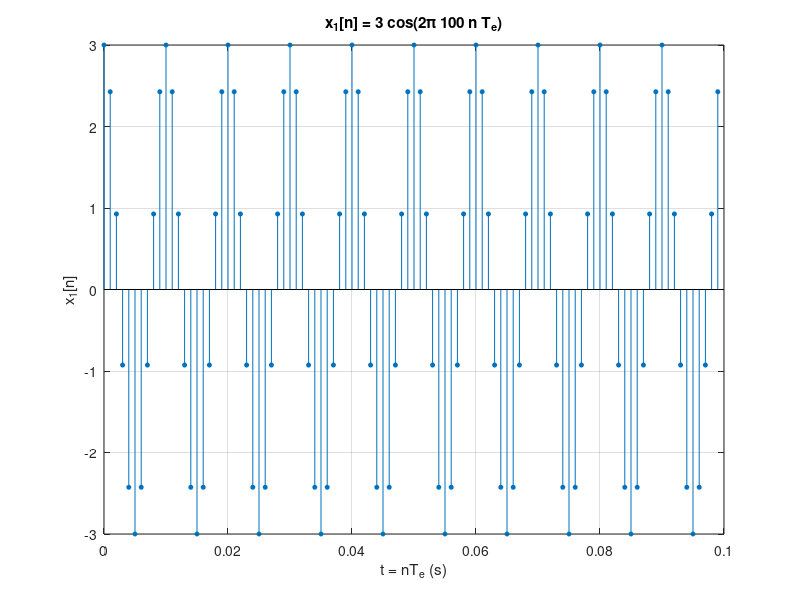
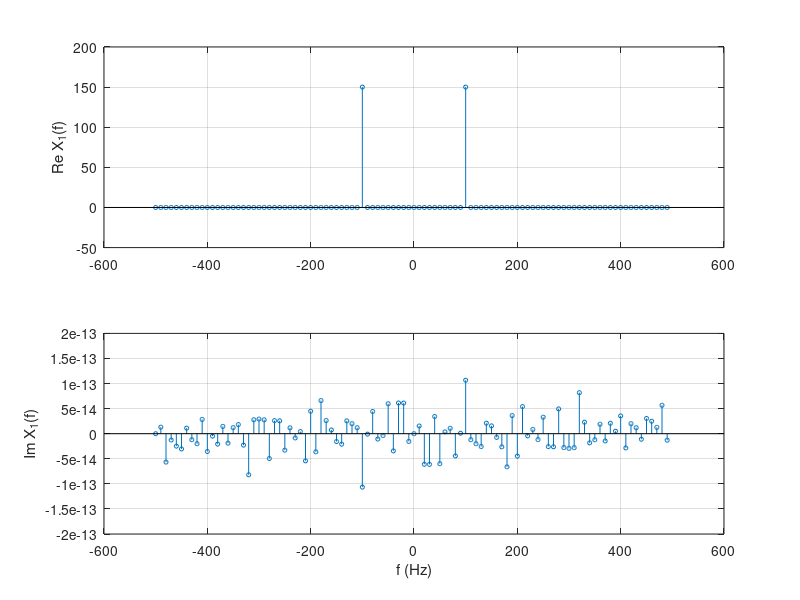
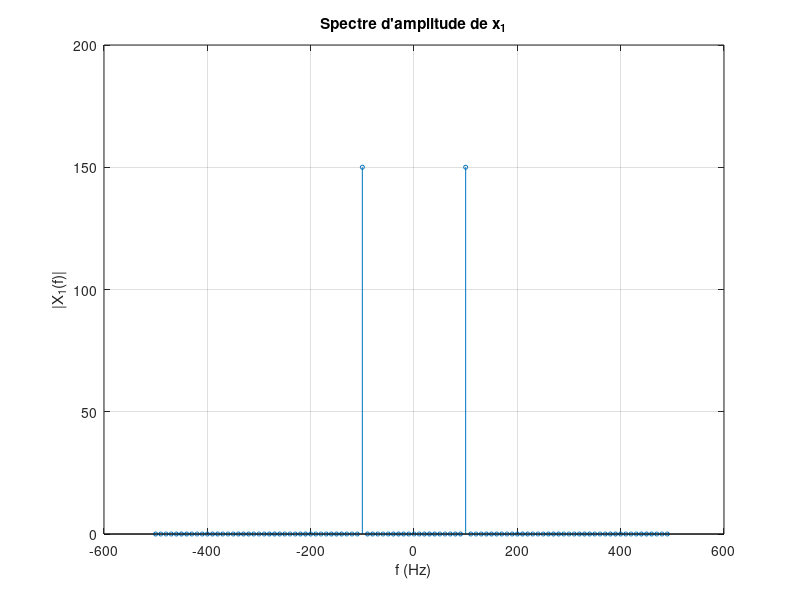
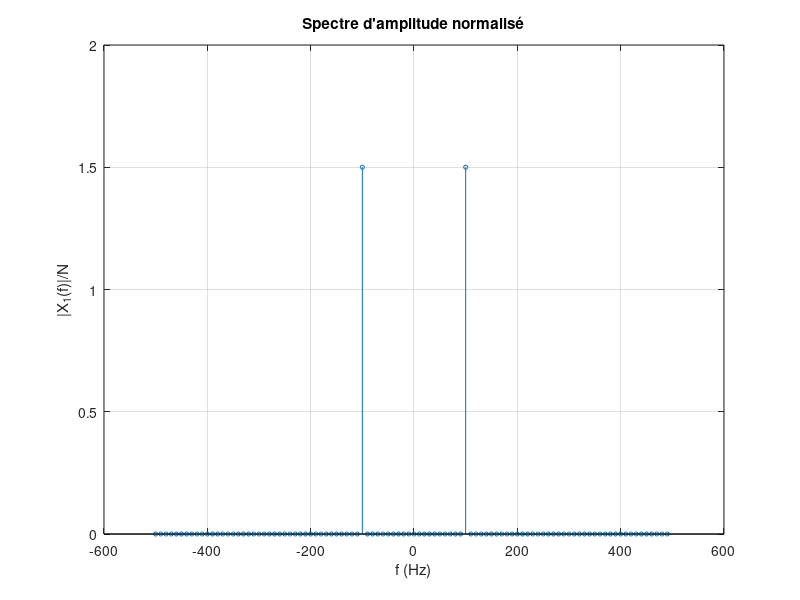

The MATLAB source for these figures, in order: (Note: this script raises an error after producing the figures.)
%% TP3 : Transformée de Fourier Discrète
% Traitement du signal - IIA 3, INSAT
% Youssef El Mhamdi, IIA 3/1 - projet Nyquist
%
% ATTENTION : énoncé NON VÉRIFIÉ sur le fascicule original (transcription).
% Numérotation : questions 1 à 12 de la partie 2.2 (cellules Q1 ... Q12).
% Les lignes "@param" sont réglables (curseurs du site).
clear; close all; clc;

%% Q1 Générer x1[n] = 3cos(2*pi*100*n*Te) sur tmax = 0.1 s
% Deux lectures possibles de « sur une durée tmax » (errata E-TS5) :
%  - n = 0 ... N-1 avec N = tmax*Fe = 100 points : 100 Hz tombe sur une raie ;
%  - t = 0:Te:tmax, soit N + 1 = 101 points : 100 Hz tombe entre deux raies.
Fe = 1000; Te = 1/Fe;
tmax = 0.1;                     % @param tmax [s] temps d'acquisition
inclure_tmax = 0;               % @param inclure_tmax 1 : t = 0:Te:tmax (N+1 points)
N = round(tmax*Fe) + inclure_tmax
n = 0:N-1;
x1 = 3*cos(2*pi*100*n*Te);
figure('Name', 'Q1 - x1[n]');
stem(n*Te, x1, 'filled', 'MarkerSize', 3); grid on;
xlabel('t = nT_e (s)'); ylabel('x_1[n]'); title('x_1[n] = 3 cos(2\pi 100 n T_e)');

%% Q2 Parties réelle et imaginaire de X1(f) (fft, fftshift, stem)
% Après fftshift, la case k correspond à f = (k - floor(N/2)) Fe/N : l'axe va
% de -Fe/2 à Fe/2 avec un pas delta_f = Fe/N (valable pour N pair ou impair).
% Avec N = 100, x1 contient un nombre entier de périodes (10) : il est pair
% au sens circulaire, x1[N-n] = x1[n], donc X1 est réel. La partie imaginaire
% tracée vaut environ 1e-13 : c'est un zéro numérique (arrondis de la fft).
% Avec N = 101 (inclure_tmax = 1), ce n'est plus vrai.
X1 = fftshift(fft(x1));
f = ((0:N-1) - floor(N/2))*Fe/N;
delta_f = Fe/N
figure('Name', 'Q2 - X1(f)');
subplot(2, 1, 1); stem(f, real(X1), 'MarkerSize', 3); grid on; ylabel('Re X_1(f)');
subplot(2, 1, 2); stem(f, imag(X1), 'MarkerSize', 3); grid on; ylabel('Im X_1(f)'); xlabel('f (Hz)');

%% Q3 Spectre d'amplitude
figure('Name', 'Q3 - |X1(f)|');
stem(f, abs(X1), 'MarkerSize', 3); grid on;
xlabel('f (Hz)'); ylabel('|X_1(f)|'); title('Spectre d''amplitude de x_1');

%% Q4 Amplitude des raies : bonnes amplitudes et bonnes fréquences
% 3cos(2*pi*100t) = 1.5 e^{+j2pi100t} + 1.5 e^{-j2pi100t} : deux raies de 1.5.
% La fft additionne N échantillons sans diviser : la raie vaut N x 1.5 = 150.
% -> bonnes amplitudes : diviser par N (spectre bilatéral, 1.5 à +/-100 Hz),
%    puis multiplier par 2 pour l'amplitude du cosinus (3).
% -> bonnes fréquences : axe f = (k - floor(N/2)) Fe/N, et non l'indice k.
[amplitude_raie, i_raie] = max(abs(X1));
amplitude_raie                  % N*A/2 (= 150 si N = 100)
f_raie = abs(f(i_raie))         % 100 Hz
amplitude_bilaterale = amplitude_raie/N
amplitude_cosinus = 2*amplitude_raie/N   % 3 si 100 Hz tombe sur une raie
figure('Name', 'Q4 - |X1(f)|/N');
stem(f, abs(X1)/N, 'MarkerSize', 3); grid on;
xlabel('f (Hz)'); ylabel('|X_1(f)|/N'); title('Spectre d''amplitude normalisé');

%% Q5 x2[n] = 5 + x1[n] : questions 1 à 4 pour x2
x2 = 5 + x1;
X2 = fftshift(fft(x2));
figure('Name', 'Q5 - x2[n] et X2(f)');
subplot(2, 2, 1); stem(n*Te, x2, 'filled', 'MarkerSize', 3); grid on; title('x_2[n]');
subplot(2, 2, 2); stem(f, real(X2), 'MarkerSize', 3); grid on; title('Re X_2(f)');
subplot(2, 2, 3); stem(f, imag(X2), 'MarkerSize', 3); grid on; title('Im X_2(f)');
subplot(2, 2, 4); stem(f, abs(X2)/N, 'MarkerSize', 3); grid on; title('|X_2(f)|/N'); xlabel('f (Hz)');

%% Q6 Effet de la composante continue
% La constante 5 ajoute une raie à f = 0 : X2(0) = N x 5, soit 5 après
% division par N. Les raies à +/-100 Hz ne changent pas (linéarité).
i0 = floor(N/2) + 1;            % case de f = 0
raie_continue = abs(X2(i0))/N   % 5
raie_100_x2 = abs(X2(i_raie))/N % inchangée

%% Q7 x3[n] = 5 + cos(2*pi*100*n*Te - pi/3)
x3 = 5 + cos(2*pi*100*n*Te - pi/3);
X3 = fftshift(fft(x3));
figure('Name', 'Q7 - X3(f)');
subplot(3, 1, 1); stem(f, real(X3)/N, 'MarkerSize', 3); grid on; ylabel('Re X_3/N');
subplot(3, 1, 2); stem(f, imag(X3)/N, 'MarkerSize', 3); grid on; ylabel('Im X_3/N');
subplot(3, 1, 3); stem(f, abs(X3)/N, 'MarkerSize', 3); grid on; ylabel('|X_3|/N'); xlabel('f (Hz)');

%% Q8 Effet du retard
% cos(2*pi*100*n*Te - pi/3) = cos(2*pi*100*(nTe - tau)) avec tau = 1/600 s :
% déphasage de -pi/3 à 100 Hz. La raie à +100 Hz est multipliée par
% e^{-j pi/3} (celle à -100 Hz par e^{+j pi/3}) : les parties réelle et
% imaginaire changent, le module reste le même.
% x3 a une amplitude 1 alors que x2 a une amplitude 3 (errata E-TS10) : pour
% isoler l'effet du retard, on compare aussi avec 5 + cos(2*pi*100*n*Te).
tau_retard = (pi/3)/(2*pi*100)  % 1/600 s
X_ref = fftshift(fft(5 + cos(2*pi*100*n*Te)));
i100 = find(abs(f - 100) < 1e-9);
if isempty(i100)                % 100 Hz hors grille (N = 101) : raie la plus proche
    [~, i100] = min(abs(f - 100));
end
raie_x3 = X3(i100)/N            % 0.5 e^{-j pi/3} = 0.25 - 0.433j (si 100 Hz est sur une raie)
raie_ref = X_ref(i100)/N        % 0.5
dephasage_mesure = angle(raie_x3/raie_ref)   % -pi/3
rapport_modules = abs(raie_x3)/abs(raie_ref) % 1 : le module ne change pas
rapport_x3_x2 = abs(raie_x3)/abs(X2(i100)/N) % 1/3 : effet de l'amplitude, pas du retard

%% Q9 Spectre de x4[n] = 5 + cos(2*pi*105*n*Te)
% Avec tmax = 0.1 s, delta_f = 10 Hz : 105 Hz n'est pas un multiple de
% delta_f, il tombe entre les raies 100 et 110 Hz. L'énergie se répartit sur
% les raies voisines (fuite spectrale) et le pic est plus bas que 0.5.
N9 = round(0.1*Fe);
n9 = 0:N9-1;
x4 = 5 + cos(2*pi*105*n9*Te);
X4 = fftshift(fft(x4))/N9;
f9 = ((0:N9-1) - floor(N9/2))*Fe/N9;
figure('Name', 'Q9 - |X4(f)|/N');
stem(f9, abs(X4), 'MarkerSize', 3); grid on; xlabel('f (Hz)'); title('|X_4(f)|/N, t_{max} = 0.1 s');
pic_x4 = max(abs(X4(f9 > 50)))  % < 0.5 : fuite spectrale

%% Q10 tmax = 0.05 s et 0.2 s
% delta_f = 1/tmax : 20 Hz (0.05 s), 10 Hz (0.1 s), 5 Hz (0.2 s).
% 105 Hz est un multiple de 5 Hz : seule tmax = 0.2 s donne une raie nette
% d'amplitude 0.5. Plus on observe longtemps, plus la résolution est fine.
% La hauteur du pic dépend de la position de 105 Hz par rapport aux raies :
%  - 0.05 s : 105 Hz est à 1/4 de case de la raie 100 Hz -> pic un peu bas ;
%  - 0.1 s  : 105 Hz est au milieu de deux raies -> pic le plus bas ;
%  - 0.2 s  : 105 Hz est sur une raie -> pic exact de 0.5.
% Une durée plus longue n'améliore donc pas toujours la hauteur du pic, mais
% elle améliore toujours la résolution (delta_f plus petit).
tmax_liste = [0.05 0.1 0.2];    % @param tmax_liste [s]
delta_f_liste = 1./tmax_liste
sur_une_raie = abs(105./delta_f_liste - round(105./delta_f_liste)) < 1e-9
pics = zeros(size(tmax_liste));
figure('Name', 'Q10 - Résolution');
for i = 1:numel(tmax_liste)
    Ni = round(tmax_liste(i)*Fe);
    ni = 0:Ni-1;
    Xi = fftshift(fft(5 + cos(2*pi*105*ni*Te)))/Ni;
    fi = ((0:Ni-1) - floor(Ni/2))*Fe/Ni;
    pics(i) = max(abs(Xi(fi > 50)));
    subplot(3, 1, i); stem(fi, abs(Xi), 'MarkerSize', 3); grid on;
    title(sprintf('t_{max} = %g s, \\Delta f = %g Hz', tmax_liste(i), delta_f_liste(i)));
end
xlabel('f (Hz)');
pics

%% Q11 Fonction : indice p tel que 2^p est la première valeur qui dépasse N
% « dépasse » : strictement supérieur (errata E-TS6). Pour N = 50, p = 6 (64).
tmax11 = 0.05;
N11 = round(tmax11*Fe)
p = exposant_puissance2(N11)
L = 2^p

%% Q12 Ajout de zéros : x5[n] = x4[n] pour n < N, 0 jusqu'à 2^p
% Les zéros ajoutés ne changent pas la résolution (1/tmax = 20 Hz) : ils
% calculent plus de points sur la même courbe (la TFTD de x4). Le spectre
% est interpolé et le pic calculé se rapproche du pic de la TFTD.
% Attention : avec seulement 50 points, le pic de la TFTD n'est pas à
% 105 Hz. Le lobe de la composante continue (5, dix fois plus grande) et la
% raie image à -105 Hz débordent sur le lobe à 105 Hz et le décalent
% (f_pic_tftd ci-dessous). Ajouter des zéros ne corrige pas ce biais : seule
% une durée d'observation plus longue (ou une fenêtre) le réduit.
% L = 2^p permet aussi l'algorithme FFT radix-2, plus rapide.
n11 = 0:N11-1;
x4_11 = 5 + cos(2*pi*105*n11*Te);
x5 = [x4_11 zeros(1, L - N11)];
X5 = fftshift(fft(x5))/N11;     % divisé par N (et non L) : mêmes amplitudes que x4
f5 = ((0:L-1) - floor(L/2))*Fe/L;
X4_11 = fftshift(fft(x4_11))/N11;
f11 = ((0:N11-1) - floor(N11/2))*Fe/N11;
Ld = 4096;                      % TFTD approchée sur une grille très fine
Xd = fftshift(fft(x4_11, Ld))/N11;
fd = ((0:Ld-1) - floor(Ld/2))*Fe/Ld;
[~, i4] = max(abs(X4_11) .* (f11 > 50));  f_pic_N = f11(i4)
[~, i5] = max(abs(X5) .* (f5 > 50));      f_pic_L = f5(i5)
[~, id] = max(abs(Xd) .* (fd > 50));      f_pic_tftd = fd(id)
figure('Name', 'Q12 - Ajout de zéros');
plot(fd, abs(Xd), 'Color', [0.7 0.7 0.7]); hold on;
stem(f11, abs(X4_11), 'MarkerSize', 4);
stem(f5, abs(X5), 'filled', 'MarkerSize', 3); hold off; grid on;
xlim([0 200]); xlabel('f (Hz)');
legend('TFTD de x_4', sprintf('x_4, N = %d', N11), sprintf('x_5, %d points', L));
title('Spectre d''amplitude de x_5 (zéros ajoutés)');

%% Fonction de la question 11 (doit rester à la fin du script)
function p = exposant_puissance2(N)
% Plus petit entier p tel que 2^p > N (strictement).
    p = 0;
    while 2^p <= N
        p = p + 1;
    end
end
